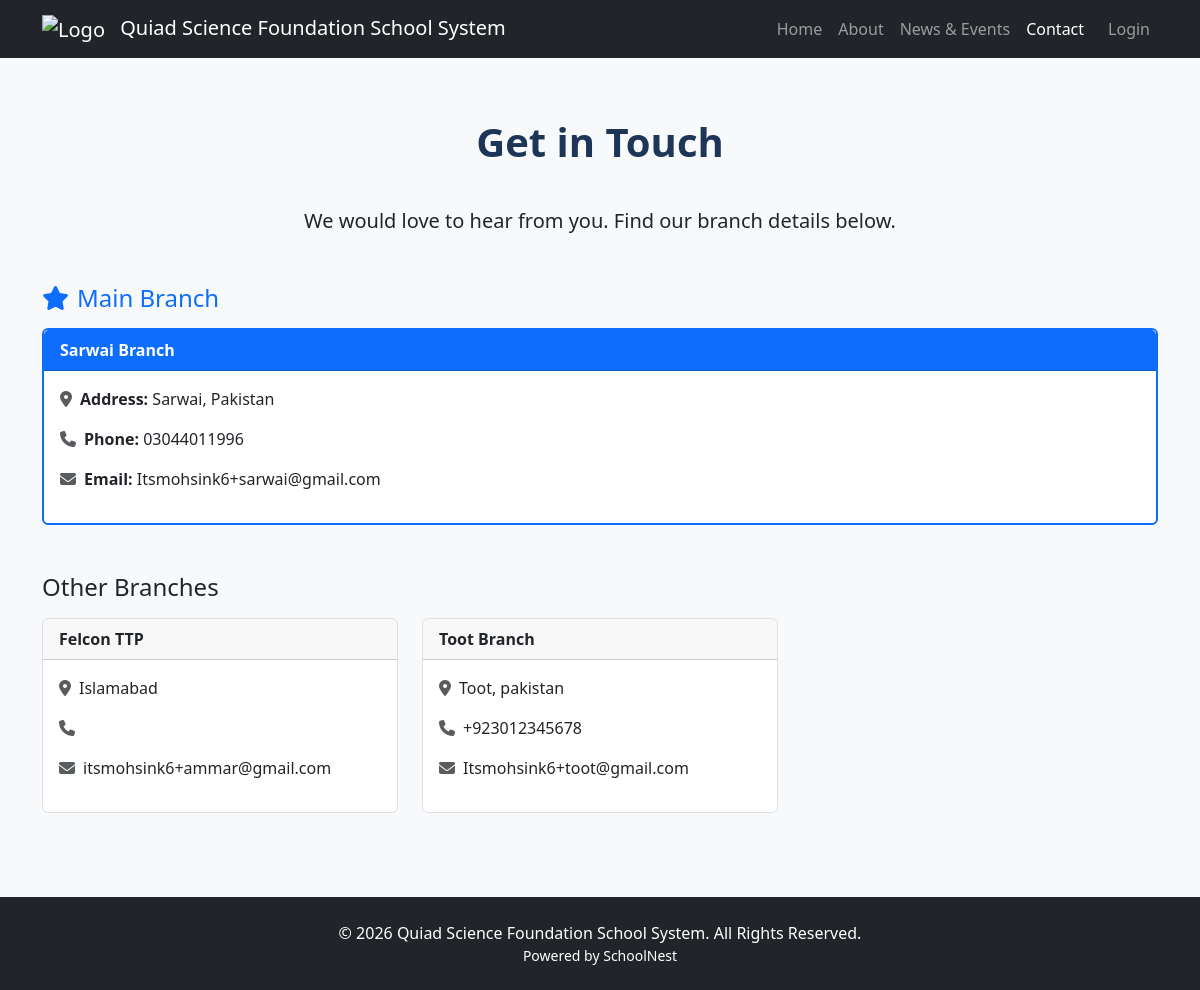
Page /contact_us.php on the committed database.
### tables this page shows
CREATE TABLE `branches` (
  `id` int(11) NOT NULL,
  `name` varchar(255) NOT NULL,
  `address` text DEFAULT NULL,
  `phone` varchar(20) DEFAULT NULL,
  `email` varchar(100) DEFAULT NULL,
  `logo` varchar(255) DEFAULT NULL,
  `created_at` timestamp NOT NULL DEFAULT current_timestamp()
);

### contact_us.php (the view, shortened to what this page needs)
<?php
require_once 'config.php';
$stmt_settings = $db->query("SELECT setting_key, setting_value FROM settings WHERE setting_key LIKE 'public_page_%'");
$public_content = $stmt_settings->fetchAll(PDO::FETCH_KEY_PAIR);
$stmt_branches = $db->query("SELECT id, name, address, phone, email FROM branches ORDER BY name ASC");
$all_branches = $stmt_branches->fetchAll();
$main_branch_id = $public_content['public_page_main_branch_id'] ?? null;
$main_branch = null;
$other_branches = [];
foreach ($all_branches as $branch) {
    if ($branch['id'] == $main_branch_id) {
        $main_branch = $branch;
    } else {
        $other_branches[] = $branch;
    }
}
require_once 'public_header.php';
?>
<section id="contact" class="section bg-light">
    <div class="container">
        <h2 class="section-title">Get in Touch</h2>
        <p class="lead text-center mb-5">We would love to hear from you. Find our branch details below.</p>
        <?php if ($main_branch): ?>
            <h4 class="mb-3 text-primary"><i class="fas fa-star me-2"></i>Main Branch</h4>
            <div class="card branch-card main-branch-card mb-5">
                <div class="card-header bg-primary text-white"><?php echo htmlspecialchars($main_branch['name']); ?></div>
                <div class="card-body">
                    <p><i class="fas fa-map-marker-alt me-2 text-muted"></i><strong>Address:</strong> <?php echo htmlspecialchars($main_branch['address']); ?></p>
                    <p><i class="fas fa-phone me-2 text-muted"></i><strong>Phone:</strong> <?php echo htmlspecialchars($main_branch['phone']); ?></p>
                    <p><i class="fas fa-envelope me-2 text-muted"></i><strong>Email:</strong> <?php echo htmlspecialchars($main_branch['email']); ?></p>
                </div>
            </div>
            <?php if (!empty($other_branches)): ?>
                <h4 class="mb-3">Other Branches</h4>
            <?php endif; ?>
        <?php endif; ?>
        <div class="row">
            <?php foreach ($other_branches as $branch): ?>
            <div class="col-md-6 col-lg-4 mb-4">
                <div class="card branch-card h-100">
                    <div class="card-header"><?php echo htmlspecialchars($branch['name']); ?></div>
                    <div class="card-body">
                        <p><i class="fas fa-map-marker-alt me-2 text-muted"></i><?php echo htmlspecialchars($branch['address']); ?></p>
                        <p><i class="fas fa-phone me-2 text-muted"></i><?php echo htmlspecialchars($branch['phone']); ?></p>
                        <p><i class="fas fa-envelope me-2 text-muted"></i><?php echo htmlspecialchars($branch['email']); ?></p>
                    </div>
                </div>
            </div>
            <?php endforeach; ?>
        </div>
    </div>
</section>
<?php require_once 'public_footer.php'; ?>

### public_header.php (style rules this page uses)
body { display: flex; flex-direction: column; min-height: 100vh; }

### contact_us.php (style rules this page uses)
.section { padding: 60px 0; }
.section-title { text-align: center; margin-bottom: 40px; font-size: 2.5rem; font-weight: 600; color: #1d3557; }
.branch-card { border: 1px solid #dee2e6; border-radius: .375rem; transition: all .3s ease-in-out; }
.branch-card .card-header { font-weight: bold; }
.main-branch-card { border-color: #0d6efd; border-width: 2px; }

### rows in the picture
branches: name "Sarwai Branch", address "Sarwai, Pakistan", phone "03044011996", email "Itsmohsink6+sarwai@gmail.com"
branches: name "Felcon TTP", address "Islamabad", email "itsmohsink6+ammar@gmail.com"
branches: name "Toot Branch", address "Toot, pakistan", phone "+923012345678", email "Itsmohsink6+toot@gmail.com"

### other values in the picture
SITE_NAME "Quiad Science Foundation School System"
